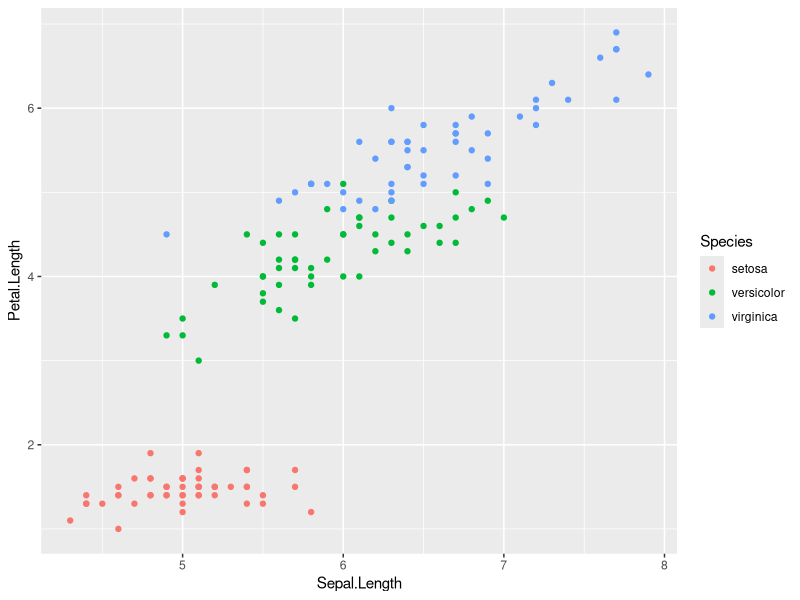
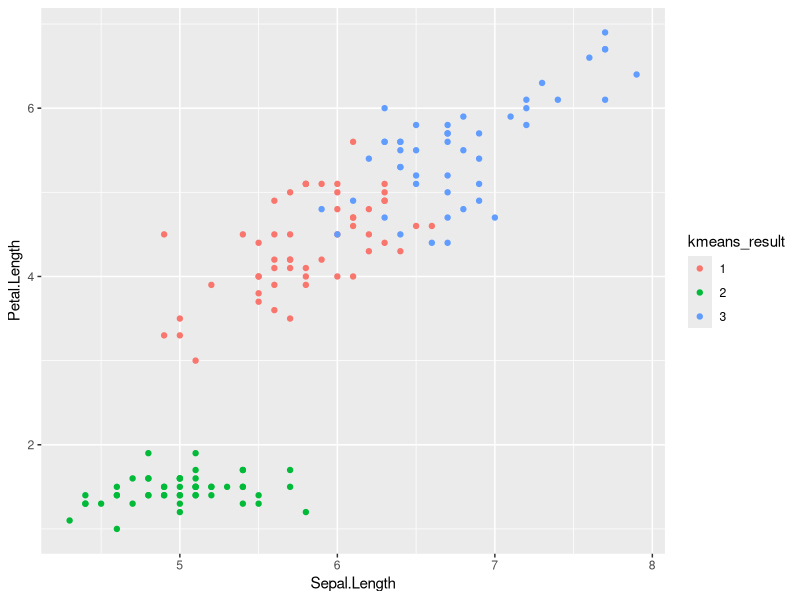
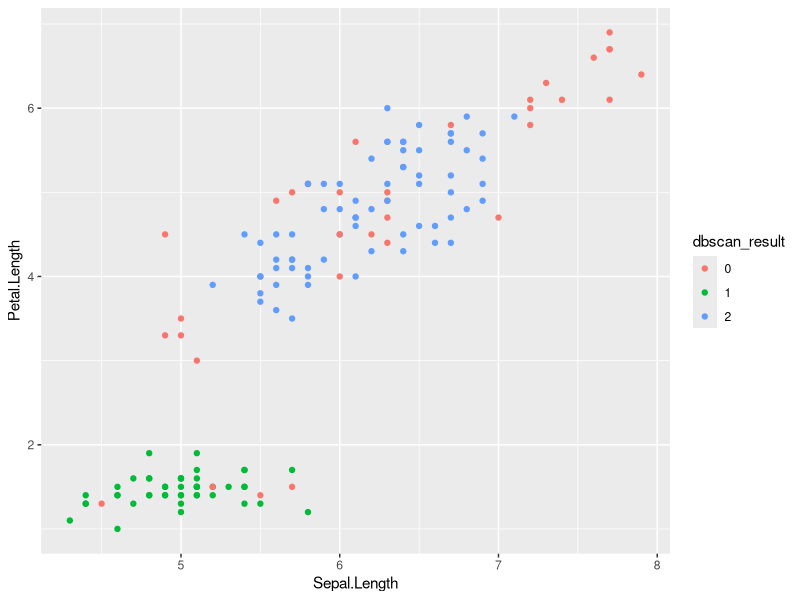
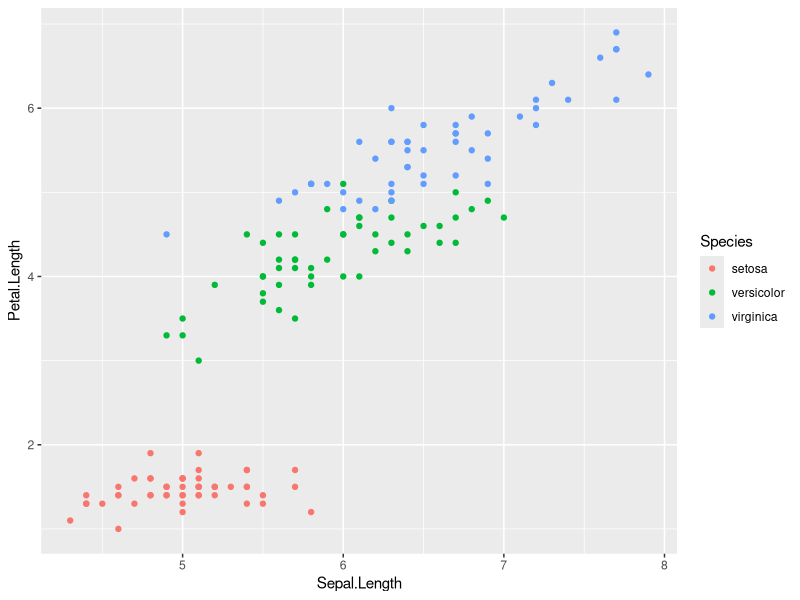
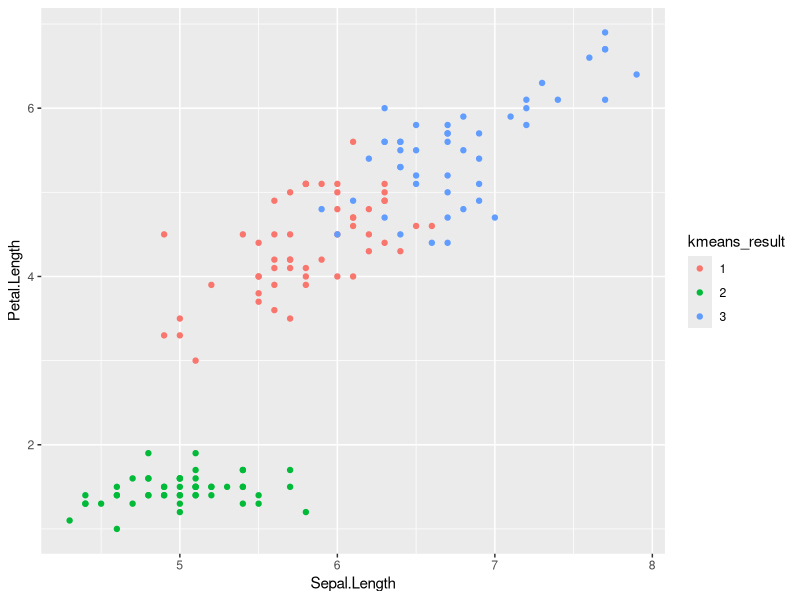
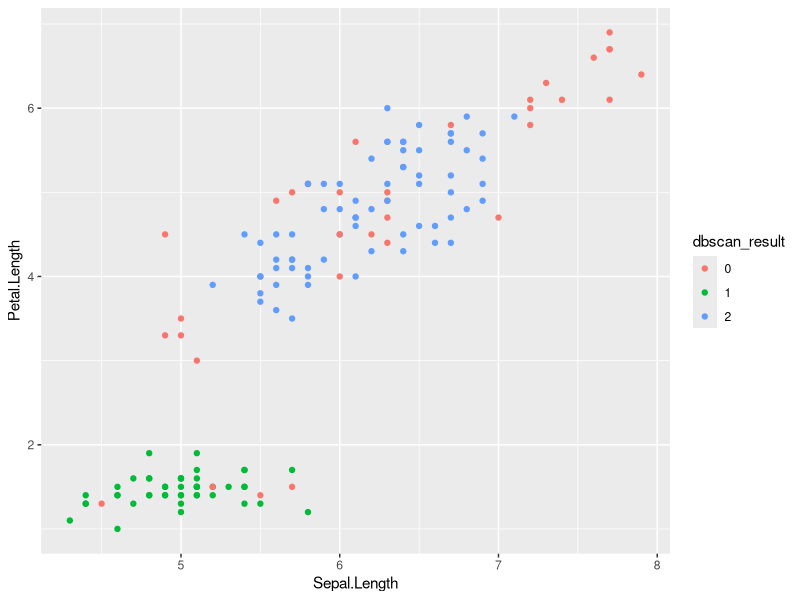

Source code (R) for these figures, in order:
library(dbscan)
library(ggplot2)

ggplot(iris, aes_string("Sepal.Length", "Petal.Length", col = "Species")) + geom_point()
ggsave('iris.png')

raw_data <- iris
data <- as.data.frame(scale(raw_data[, 1:4]))

result <- kmeans(data, 3)
raw_data$kmeans_result <- as.character(result$cluster)

ggplot(raw_data, aes_string("Sepal.Length", "Petal.Length", col = "kmeans_result")) + geom_point()
ggsave('kmeans.png')

eps <- 0.6
minPts <- 10
result <- dbscan(data, eps = eps, minPts = minPts)
raw_data$dbscan_result <- as.character(result$cluster)

ggplot(raw_data, aes_string("Sepal.Length", "Petal.Length", col = "dbscan_result")) + geom_point()
ggsave('dbscan.png')
